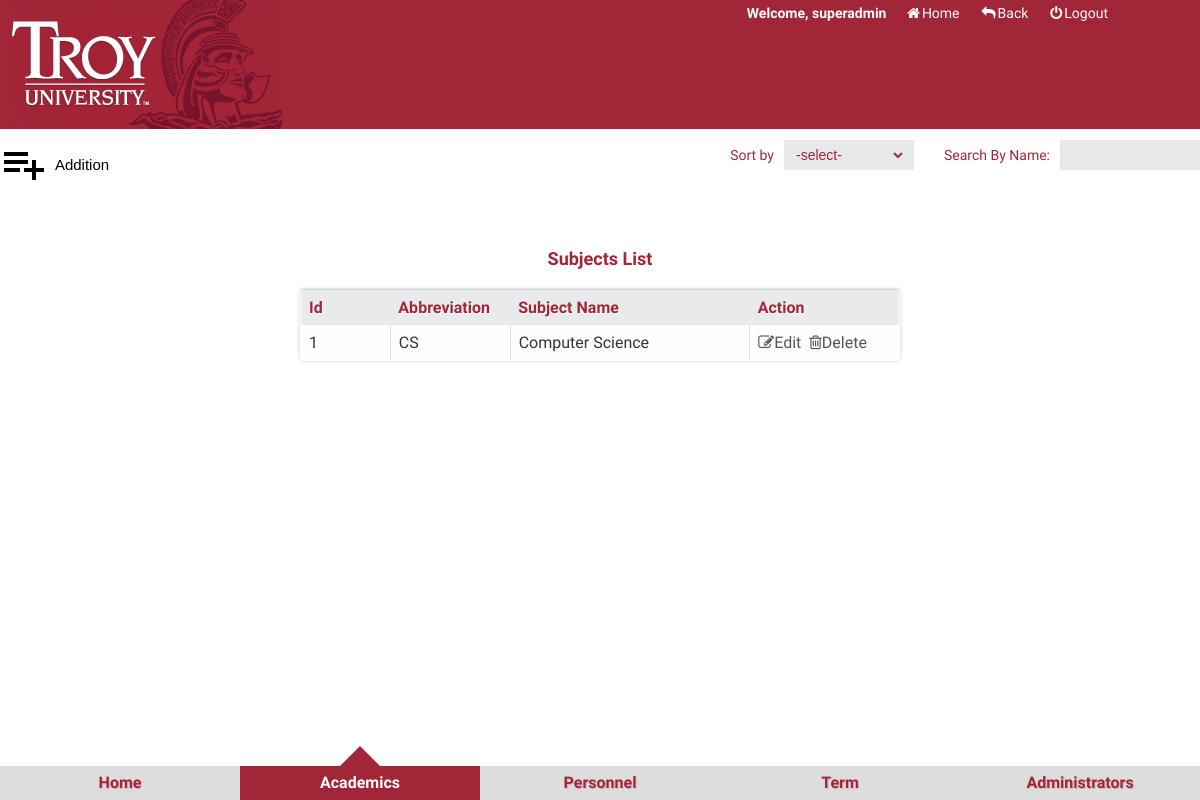
The page /admin/listSub.php?keywords=Computer Science (signed in) on the database its author committed.
### tables this page shows
CREATE TABLE IF NOT EXISTS `troy_subjects` (
  `id` int(10) unsigned NOT NULL AUTO_INCREMENT,
  `subShortName` varchar(15) NOT NULL,
  `subName` varchar(45) NOT NULL,
  PRIMARY KEY (`id`),
  UNIQUE KEY `subShortName` (`subShortName`),
  UNIQUE KEY `subName` (`subName`)
);

### lib/mysql.func.php (called while the page is built, shortened)
<?php
function fetchAll($sql,$result_type=MYSQLI_ASSOC){
    $link=mysqli_connect(DB_HOST,DB_USER,DB_PWD,DB_DBNAME) or die("Connect MySQL Fail:".mysqli_errno($link).":".mysqli_errno($link));
    $result=mysqli_query($link,$sql);
    while(@$row=mysqli_fetch_array($result,$result_type)){
        $rows[]=$row;
    }
    return $rows;
}

### admin/listSub.php (the view, shortened to what this page needs)
<?php
$order=$_REQUEST['order']?$_REQUEST['order']:null;
$orderBy=$order?"order by ".$order:null;
$keywords=$_REQUEST['keywords']?$_REQUEST['keywords']:null;
$where=$keywords?"where subName like '%{$keywords}%'":null;
$sql="select * from troy_subjects {$where}";
$totalRows=getResultNum($sql);
$pageSize=2;
$totalPage=ceil($totalRows/$pageSize);
$page=$_REQUEST['page']?(int)$_REQUEST['page']:1;
if($page>=$totalPage)$page=$totalPage;
$offset=($page-1)*$pageSize;
$sql="select * from troy_subjects {$where} {$orderBy} limit {$offset},{$pageSize}";
$rows=fetchAll($sql);
?>
<!DOCTYPE html>
<html lang="en">
<head>
    <link href="../css/normalize.css" type="text/css" rel="stylesheet">
    <link href="css/main.css" type="text/css" rel="stylesheet">
    <link href="css/content.css" type="text/css" rel="stylesheet">
    <link href="../css/font-awesome.css" type="text/css" rel="stylesheet">
    <link href="css/animation.css" type="text/css" rel="stylesheet">
    <link href="css/backstage.css" type="text/css" rel="stylesheet">
</head>
<body>
<div class="head">
    <div class="logo fl"><a href="#"></a></div>
    <div class="operation_user fr">
        <div class="link">
            <b style="color:#fff">Welcome,
                <?php
                if(isset($_SESSION['TroyCourSYSadminName'])){
                    echo $_SESSION['TroyCourSYSadminName'];
                }elseif(isset($_COOKIE['TroyCourSYSadminName'])){
                    echo $_COOKIE['TroyCourSYSadminName'];
                }
                ?>
            </b>&nbsp;&nbsp;<a href="index.php" style="color:#fff" class="" ><i class="fa fa-home"></i><span>Home</span></a><a href="#" class="" onclick="history.go(-1)" style="color:#fff"><i class="fa fa-reply"></i><span>Back</span></a><a href="doAdminAction.php?act=logout" class="" style="color:#fff"><i class="fa fa-power-off"></i><span>Logout</span></a>
        </div>
    </div>
</div>
<div class="container">
    <div class="st-container">
        <a href="#st-panel-1">Home</a>
        <a href="#st-panel-2">Academics</a>
        <a href="#st-panel-3">Personnel</a>
        <a href="#st-panel-4">Term</a>
        <a href="#st-panel-5">Administrators</a>
        <div class="details">
            <div class="details_operation clearfix">
                <div class="additionBtn fl">
                    <input type="button" value="Addition" class="add add48x48" onclick="addSub()">
                </div>
                <div class="fr">
                    <div class="text">
                        <span>Sort by</span>
                        <div class="bui_select">
                            <select id="" class="select" onchange="change(this.value)">
                                <option>-select-</option>
                            </select>
                        </div>
                    </div>
                    <div class="text">
                        <span>Search By Name:</span>
                        <input type="text" value="" class="search" id="search" onkeypress="search()">
                    </div>
                </div>
            </div>
            <table class="table" cellpadding="0" cellspacing="0">
                <caption>Subjects List</caption>
                <thead>
                    <tr>
                        <th width="15%">Id</th>
                        <th width="20%">Abbreviation</th>
                        <th width="40%">Subject Name</th>
                        <th>Action</th>
                    </tr>
                </thead>
                <tbody>
                    <?php foreach($rows as $row):?>
                        <tr>
                            <td><?php echo $row['id']; ?></td>
                            <td><?php echo $row['subShortName']; ?></td>
                            <td><?php echo $row['subName']; ?></td>
                            <td align="center"><a href="javascript:editSub(<?php echo $row['id']; ?>)"><i class="fa fa-pencil-square-o"></i>Edit</a>&nbsp;&nbsp;<a href="javascript:delSub(<?php echo $row['id']; ?>)"><i class="fa fa-trash-o"></i>Delete</a></td>
                        </tr>
                    <?php endforeach;?>
                </tbody>
            </table>
        </div>
    </div>
</div>
</body>
</html>

### admin/css/main.css (style rules this page uses)
* { margin: 0;padding:0;font-family: 'Exo', sans-serif; }
body { font-family: Georgia,Serif;background: #fff;font-weight: 400;font-size: 15px;color: #333;-webkit-font-smoothing:antialiased; }
a { text-decoration: none;color: #555; }
input,select,textarea { outline: none;border: none; background: none; }
.fr { float:right }
.fl { float:left }
.clearfix:after, .clearfix:before { content: ""; display: table; }
.clearfix:after { clear: both }
.clearfix { zoom:1; }
.head { position:relative;height: 129px;width:100%; background:#a12638;overflow: hidden;z-index: 999999;font-family:"Josefin Slab","Myriad Pro",Arial,sans-serif; }
.logo { width: 282px; height: 100%; background: url(../../img/logo-TROY.png) 10px center no-repeat; }
.operation_user { height:27px;font-size:14px;overflow: hidden;position: absolute;top:0;right:0%;margin-right:80px; }
.link { line-height:27px; }
.link span { padding: 0 2px; }
.link a { padding: 0 10px; }
.st-container { width: 100%;height: 100%;position: absolute;left:0;bottom:0px;font-family:"Josefin Slab","Myriad Pro",Arial,sans-serif; }
.st-container>input,.st-container>a { width: 20%;height: 34px;line-height:34px;position: fixed;bottom:0px;cursor: pointer; }
.st-container>a { z-index: 10;font-weight: 700;font-size: 16px;background: #ddd;text-align: center;color:#A22638;text-shadow:1px 1px 1px rgba(151,24,64,0.2); }
#st-control-1,#st-control-1 + a { left:0; }
#st-control-2,#st-control-2 + a { left:20%; }
#st-control-3,#st-control-3 + a { left:40%; }
#st-control-4,#st-control-4 + a { left:60%; }
#st-control-5,#st-control-5 + a { left:80%; }
.st-container input:checked + a,.st-container input:checked:hover + a { background:#A22638;color:#FFF }
.st-container input:checked + a:after { content: "";width: 0;height: 0;overflow: hidden;border:20px solid transparent;border-bottom-color: #A22638;position: absolute;left: 50%;margin-left: -20px;bottom:100%;margin-top: 34px; }

### admin/css/backstage.css (style rules this page uses)
.add48x48 { background: url(../img/icon/additonBtn48x48.png) no-repeat left center;padding-left:50px;width: 114px;height: 48px; }
.details { margin-top: 140px }
table { overflow:hidden;font-size: 16px;font-family: 'Exo', sans-serif;border:1px solid #d3d3d3;background:#fefefe;border-collapse:collapse;width:50%;margin:5% auto;border-radius:5px;-webkit-border-radius:5px;-moz-border-radius:5px;box-shadow: 0 0 4px rgba(0, 0, 0, 0.2);-webkit-box-shadow: 0 0 4px rgba(0, 0, 0, 0.2);-moz-box-shadow: 0 0 4px rgba(0, 0, 0, 0.2); }
.table caption { color: #a12638;padding-bottom: 20px;font-size: 18px;font-family: 'Exo', sans-serif;font-weight: bold }
.table th, .table td { padding:8px; text-align:left; }
.table th, .table th:hover { padding-top:8px; text-shadow: 1px 1px 1px #fff; background:#e8eaeb;color: #a12638!important; }
.table td { border-right:1px solid #e0e0e0; }
.bui_select { background-color: #e7e9ea; height: 30px; float: left; }
.text { float: left; margin-left: 30px; display: inline;color:#a12638;font-weight: 500 }
.text span { line-height: 30px; font-size: 14px; float:left; margin-right: 10px; }
.search { width: 140px; height: 30px; line-height: 30px\9; background-color: #E8E8E8; padding: 0 8px; }
.select { font-size: 14px; height: 22px; margin: 4px 8px;color:#a12638; }

### admin/listSub.php (style rules this page uses)
body { overflow: hidden; }

### rows shown on the page
troy_subjects: id "1", subShortName "CS", subName "Computer Science"

### other values the page prints
$_SESSION['TroyCourSYSadminName'] "superadmin"
